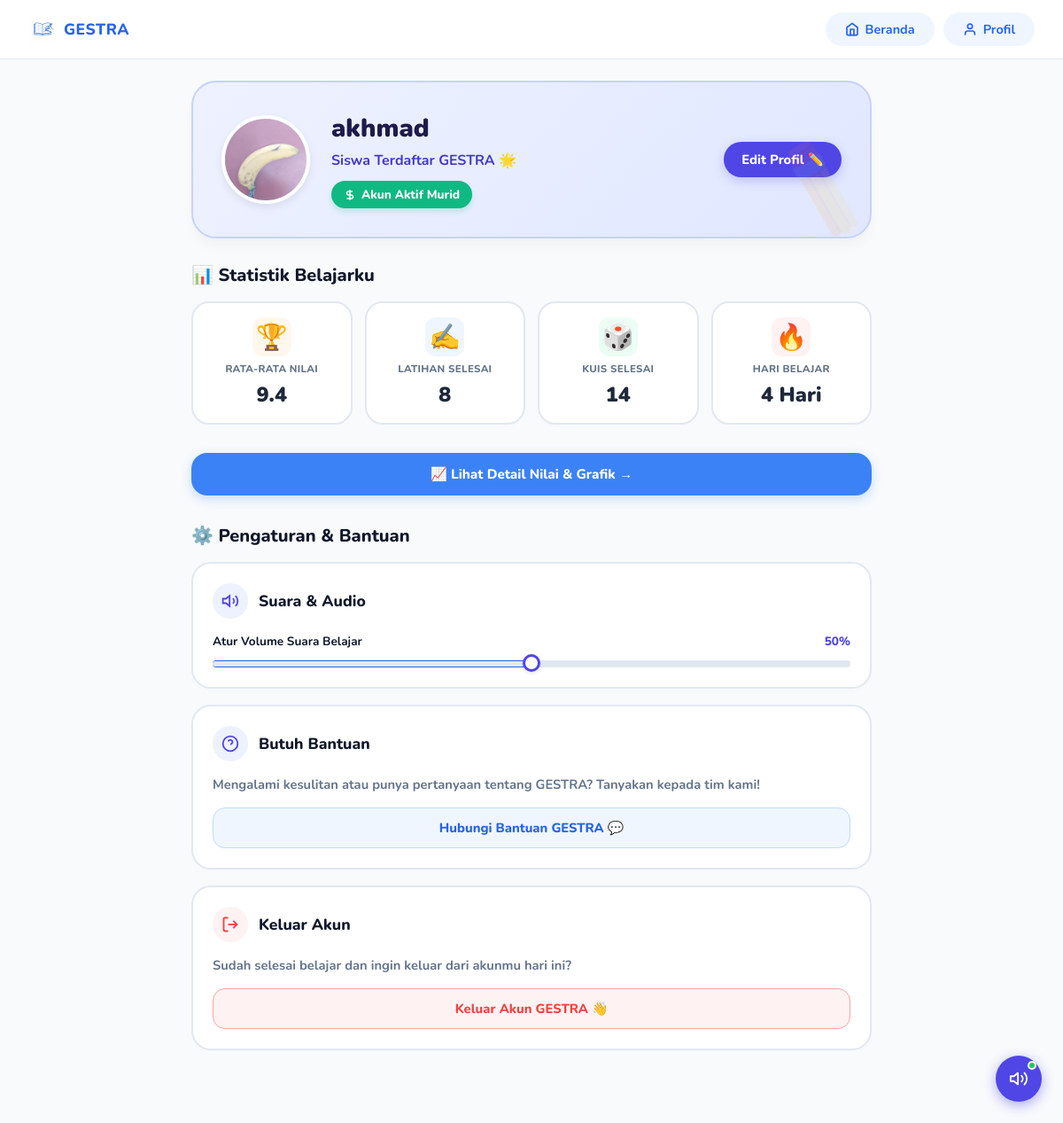
Screenshot of /profile (signed in) with the database file from the repository.
### app/models/user.py (models this page shows)
class User(Base):
    __tablename__ = "users"
    id = Column(Integer, primary_key=True, index=True)
    nama = Column(String, index=True)
    email = Column(String, unique=True, index=True)
    password = Column(String)
    role = Column(String, default="murid") # "murid" or "guru"
    foto_profil = Column(String, default="/static/assets/images/mascot.png")

### app/routes/profil.py (the view)
@router.get("/profil", response_class=HTMLResponse)
@router.get("/profile", response_class=HTMLResponse)
async def profil(request: Request, db: Session = Depends(get_db)):
    user = get_current_user(request, db)
    if not user:
        return RedirectResponse(url="/login")
    ensure_foto_profil_column(db)
    from app.services.latihan import get_all_jawaban_by_siswa
    from app.models.quiz import QuizSession
    riwayat_list = get_all_jawaban_by_siswa(db, user.id)
    quiz_sessions = db.query(QuizSession).filter(QuizSession.siswa_id == user.id).all()
    total_latihan = len(riwayat_list)
    total_kuis = len(quiz_sessions)
    total_aktivitas = total_latihan + total_kuis
    sum_nilai = sum([r.nilai for r in riwayat_list]) + sum([q.skor_akhir for q in quiz_sessions])
    rata_rata = round(sum_nilai / total_aktivitas, 1) if total_aktivitas > 0 else 0
    unique_dates = set()
    for r in riwayat_list:
        if r.dikumpulkan_pada:
            unique_dates.add(r.dikumpulkan_pada.date())
    for q in quiz_sessions:
        if q.waktu_mulai:
            unique_dates.add(q.waktu_mulai.date())
    streak = len(unique_dates)
    stats = {
        "total_latihan": total_latihan,
        "total_kuis": total_kuis,
        "total_aktivitas": total_aktivitas,
        "rata_rata": rata_rata,
        "streak": streak
    }
    return templates.TemplateResponse(
        request,
        "profil.html",
        {
            "user": user,
            "stats": stats
        }
    )

### app/templates/profil.html (shortened to what this page needs)
{% extends "layout.html" %}
{% block extra_css %}
<link rel="stylesheet" href="{{ url_for('static', path='css/profil.css') }}" />
{% endblock %}
{% block content %}
<main class="page-wrapper">
  <div class="profile-header">
    <div class="profile-avatar-wrapper" onclick="window.location.href='/edit-profile'" style="cursor: pointer;">
      <img src="{{ user.foto_profil or url_for('static', path='assets/images/mascot.png') }}" alt="Foto Profil" class="profile-avatar" />
    </div>
    <div class="profile-info">
      <h2>{{ user.nama }}</h2>
      <p>Siswa Terdaftar GESTRA 🌟</p>
      <div class="level-badge">
        <svg viewBox="0 0 24 24" fill="none" stroke="currentColor" stroke-width="2.5" width="14" height="14">
          <path d="M12 2v20M17 5H9.5a3.5 3.5 0 0 0 0 7h5a3.5 3.5 0 0 1 0 7H6"/>
        </svg>
        <span>Akun Aktif Murid</span>
      </div>
    </div>
    <a href="/edit-profile" class="btn-edit-profile-header">Edit Profil ✏️</a>
  </div>
  <div class="profile-stats-section">
    <div style="display: flex; justify-content: space-between; align-items: center; margin-bottom: 16px;">
      <h3 class="section-title" style="margin-bottom: 0;">📊 Statistik Belajarku</h3>
    </div>
    <div class="profile-stats-grid">
      <div class="profile-stat-card">
        <span class="profile-stat-icon" style="background: #FFF7ED;">🏆</span>
        <span class="profile-stat-label">Rata-Rata Nilai</span>
        <span class="profile-stat-value" id="stat-avg">{{ stats.rata_rata }}</span>
      </div>
      <div class="profile-stat-card">
        <span class="profile-stat-icon" style="background: #EFF6FF;">✍️</span>
        <span class="profile-stat-label">Latihan Selesai</span>
        <span class="profile-stat-value" id="stat-latihan">{{ stats.total_latihan }}</span>
      </div>
      <div class="profile-stat-card">
        <span class="profile-stat-icon" style="background: #ECFDF5;">🎲</span>
        <span class="profile-stat-label">Kuis Selesai</span>
        <span class="profile-stat-value" id="stat-kuis">{{ stats.total_kuis }}</span>
      </div>
      <div class="profile-stat-card">
        <span class="profile-stat-icon" style="background: #FEF2F2;">🔥</span>
        <span class="profile-stat-label">Hari Belajar</span>
        <span class="profile-stat-value" id="stat-streak">{{ stats.streak }} Hari</span>
      </div>
    </div>
  </div>
  <div class="profile-action-row">
    <a href="/murid/riwayat-nilai" class="profile-action-btn profile-action-btn-primary">
      📈 Lihat Detail Nilai & Grafik →
    </a>
  </div>
  <h3 class="section-title" style="margin-bottom: 16px;">⚙️ Pengaturan & Bantuan</h3>
  <div class="settings-card">
    <div class="settings-header">
      <div class="settings-icon">
        <svg viewBox="0 0 24 24" fill="none" stroke="currentColor" stroke-width="2.2" width="20" height="20">
          <polygon points="11 5 6 9 2 9 2 15 6 15 11 19 11 5"/>
          <path d="M19.07 4.93a10 10 0 0 1 0 14.14"/>
          <path d="M15.54 8.46a5 5 0 0 1 0 7.07"/>
        </svg>
      </div>
      <h3>Suara & Audio</h3>
    </div>
    <div class="slider-container">
      <div class="slider-header">
        <span>Atur Volume Suara Belajar</span>
        <span id="volume-val" style="color: #4F46E5; font-weight: 800;">50%</span>
      </div>
      <input type="range" id="volume-slider" min="0" max="100" value="50" oninput="updateVolume(this.value)" style="width: 100%;">
    </div>
  </div>
  <div class="settings-card">
    <div class="settings-header">
      <div class="settings-icon">
        <svg viewBox="0 0 24 24" fill="none" stroke="currentColor" stroke-width="2.2" width="20" height="20">
          <circle cx="12" cy="12" r="10"/>
          <path d="M9.09 9a3 3 0 0 1 5.83 1c0 2-3 3-3 3"/>
          <line x1="12" y1="17" x2="12.01" y2="17"/>
        </svg>
      </div>
      <h3>Butuh Bantuan</h3>
    </div>
    <p>Mengalami kesulitan atau punya pertanyaan tentang GESTRA? Tanyakan kepada tim kami!</p>
    <button class="btn-setting btn-setting-blue" onclick="alert('Layanan bantuan akan segera menghubungimu lewat Whatsapp/Email! 📞✨')">
      Hubungi Bantuan GESTRA 💬
    </button>
  </div>
  <div class="settings-card">
    <div class="settings-header">
      <div class="settings-icon" style="color: #EF4444; background: #FEF2F2;">
        <svg viewBox="0 0 24 24" fill="none" stroke="currentColor" stroke-width="2.2" width="20" height="20">
          <path d="M9 21H5a2 2 0 0 1-2-2V5a2 2 0 0 1 2-2h4"/>
          <polyline points="16 17 21 12 16 7"/>
          <line x1="21" y1="12" x2="9" y2="12"/>
        </svg>
      </div>
      <h3>Keluar Akun</h3>
    </div>
    <p>Sudah selesai belajar dan ingin keluar dari akunmu hari ini?</p>
    <button class="btn-setting btn-setting-red" onclick="window.location.href='/logout'">
      Keluar Akun GESTRA 👋
    </button>
  </div>
</main>
{% endblock %}

### app/static/css/global.css (style rules this page uses)
:root { --blue-50: #EFF6FF; --blue-100: #DBEAFE; --blue-200: #BFDBFE; --blue-300: #93C5FD; --blue-400: #60A5FA; --blue-500: #3B82F6; --blue-600: #2563EB; --blue-700: #1D4ED8; --blue-800: #1E40AF; --gray-50: #F8FAFC; --gray-100: #F1F5F9; --gray-200: #E2E8F0; --gray-300: #CBD5E1; --gray-400: #94A3B8; --gray-500: #64748B; --gray-700: #334155; --gray-900: #0F172A; --white: #FFFFFF; --radius-sm: 8px; --radius-md: 14px; --radius-lg: 20px; --radius-xl: 28px; --shadow-sm: 0 1px 3px rgba(0, 0, 0, .08), 0 1px 2px rgba(0, 0, 0, .06); --shadow-md: 0 4px 16px rgba(37, 99, 235, .10); --shadow-lg: 0 8px 32px rgba(37, 99, 235, .14); --transition: all .22s ease; --font: 'Nunito', sans-serif; }
*, *::before, *::after { box-sizing: border-box; margin: 0; padding: 0; }
html { scroll-behavior: smooth; }
body { font-family: var(--font); background-color: var(--gray-50); color: var(--gray-900); min-height: 100vh; -webkit-font-smoothing: antialiased; }
img { max-width: 100%; display: block; }
a { text-decoration: none; color: inherit; }
button { cursor: pointer; font-family: var(--font); border: none; outline: none; }
input { font-family: var(--font); outline: none; border: none; }
.page-wrapper { max-width: 900px; margin: 0 auto; padding: 28px 20px 60px; }
.page-wrapper { padding-top: 24px !important; }

### app/static/css/profil.css (style rules this page uses)
.profile-header { display: flex; align-items: center; gap: 24px; background: var(--white); border-radius: var(--radius-lg); border: 1.5px solid var(--gray-200); padding: 32px; margin-bottom: 32px; box-shadow: var(--shadow-sm); animation: fadeUp .4s ease both; }
.profile-avatar-wrapper { display: flex; flex-direction: column; align-items: center; gap: 12px; }
.profile-avatar { width: 100px; height: 100px; border-radius: 50%; object-fit: cover; border: 4px solid var(--blue-100); }
.profile-info { flex: 1; }
.profile-info h2 { font-size: 1.6rem; font-weight: 800; color: var(--gray-900); margin-bottom: 6px; }
.profile-info p { font-size: 1rem; color: var(--gray-600); margin-bottom: 12px; }
.level-badge { display: inline-flex; align-items: center; gap: 6px; background: var(--blue-100); color: var(--blue-600); padding: 6px 14px; border-radius: 50px; font-size: .85rem; font-weight: 800; }
.section-title { font-size: 1.25rem; font-weight: 800; color: var(--gray-900); margin-bottom: 16px; }
.settings-card { background: var(--white); border-radius: var(--radius-lg); border: 1.5px solid var(--gray-200); padding: 24px; margin-bottom: 20px; box-shadow: var(--shadow-sm); animation: fadeUp .7s ease both; }
.settings-header { display: flex; align-items: center; gap: 12px; margin-bottom: 16px; }
.settings-icon { width: 36px; height: 36px; background: var(--blue-50); color: var(--blue-600); border-radius: 50%; display: flex; align-items: center; justify-content: center; }
.settings-header h3 { font-size: 1.1rem; font-weight: 800; color: var(--gray-900); }
.settings-card > p { font-size: .9rem; color: var(--gray-600); margin-bottom: 16px; }
.slider-container { display: flex; flex-direction: column; gap: 12px; }
.slider-header { display: flex; justify-content: space-between; font-size: .85rem; font-weight: 700; color: var(--gray-600); }
input[type=range] { -webkit-appearance: none; width: 100%; background: transparent; }
.btn-setting { width: 100%; padding: 14px; background: var(--blue-50); color: var(--gray-700); border: none; border-radius: var(--radius-sm); font-size: .95rem; font-weight: 800; cursor: pointer; transition: var(--transition); }

### rows the page displays
User: foto_profil (picture), nama "akhmad"

### other values shown
{{ stats.rata_rata }} "9.4"
{{ stats.total_latihan }} "8"
{{ stats.total_kuis }} "14"
{{ stats.streak }} "4"
